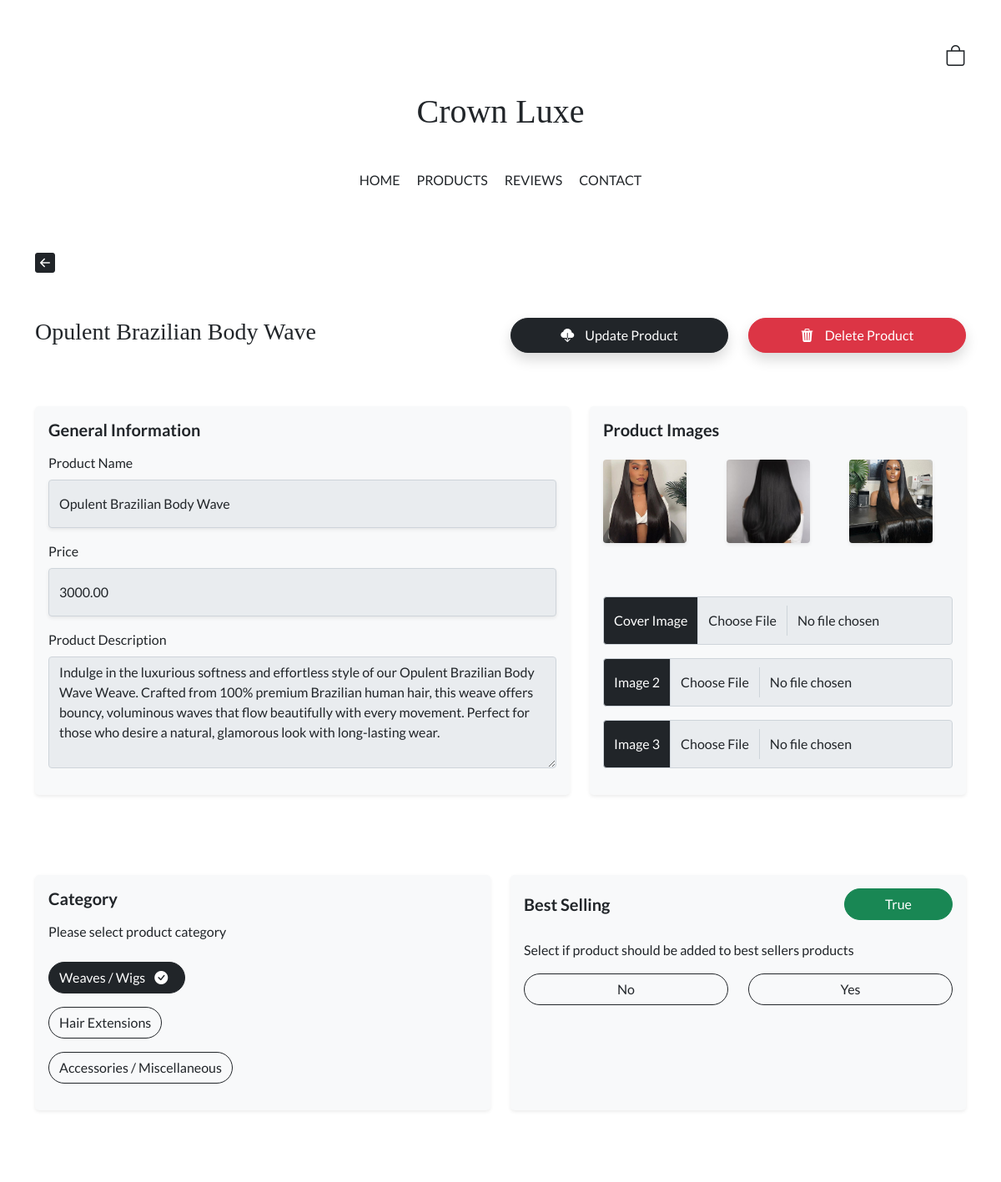
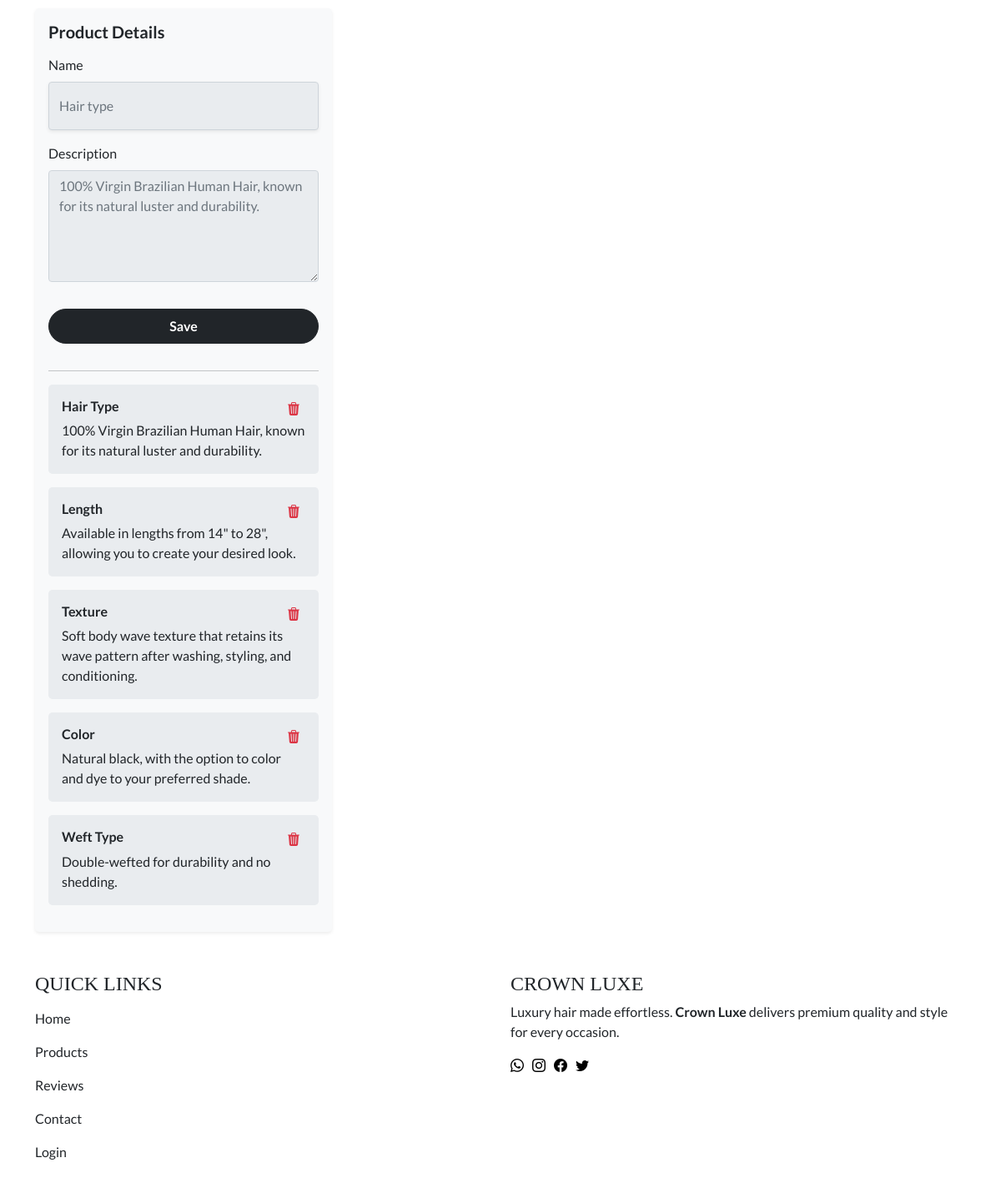
The app's page /dashboard/product/15/edit/ with its own data (2 pictures, top to bottom).
### products/models.py (models this page shows, shortened)
class ProductModel(models.Model):
    name = models.CharField(max_length=200, null=True, blank=True)
    description = models.TextField(blank=True)
    price = models.DecimalField(
        max_digits=30, decimal_places=2, null=True, blank=True)
    sale_price = models.DecimalField(max_digits=10, decimal_places=2, blank=True, null=True)
    available = models.BooleanField(default=True)
    best_sellers = models.BooleanField(default=False)
    product_catalog = models.ForeignKey(ProductCatalogModel, null=True, on_delete=models.CASCADE,
                              blank=True, default=None, related_name='product_catalog')
    product_details = models.ManyToManyField(
        ProductDetailsModel, blank=True, default=None, related_name='product_details')
    cover_image = models.ImageField(
        null=True, blank=True, upload_to='static/images/items')
    image1 = models.ImageField(
        null=True, blank=True, upload_to='static/images/items')
    image2 = models.ImageField(
        null=True, blank=True, upload_to='static/images/items')
    date_created = models.DateTimeField(auto_now_add=True, null=True)

class ProductCatalogModel(models.Model):
    title = models.CharField(max_length=200, null=True, blank=True)
    catalog_image = models.ImageField(
        null=True, blank=True, upload_to='static/images')

class ProductDetailsModel(models.Model):
    title = models.CharField(max_length=200, null=True, blank=True)
    description = models.TextField(blank=True)

### dashboard/views.py (the view, shortened to what this page needs)
# urls.py: path('product/<int:product_id>/edit/',views.NewProductView, name='product_edit'),
def NewProductView(request,product_id=None):
    catalog = ProductCatalogModel.objects.all()
    items = request.session.get('items', [])
    if product_id:
        product = get_object_or_404(ProductModel, id=product_id)
    else:
        product = None
    context = {
        "catalog" : catalog,
        "items" : items,
        "product" : product,
    }
    return render(request,'admin_items/new_product.html',context)

### client/context_processors.py (called while the page is built)
def user_uuid_context_processor(request):
    if request.method == 'POST' and 'submit_user_uuid' in request.POST:
        user_UUID = request.POST.get('user_UUID')
        if user_UUID:
            return {'user_UUID': user_UUID}
    return {}

### dashboard/templates/admin_items/new_product.html (shortened to what this page needs)
{% extends 'client/base.html' %}
{% load static %}
{% block content %}
<section class="container mt-5 mb-4">
  <a href="{% url 'admin-products' %}">
    <i class="bi bi-arrow-left-square-fill back_button"></i>
  </a>
</section>
<form method="POST" autocomplete="off" enctype="multipart/form-data">
  {% if product %}
  <section class="container mt-5">
    <div class="row d-flex align-items-center">
      <div class="col-12 mb-3 col-md-6 d-none d-md-block">
        <h3 class="header_heading">{{product.name}}</h3>
      </div>
      <div class="col-12 col-md-6">
        <div class="row">
          <div class="col-12 col-md-6 mb-3 d-flex justify-content-end">
            <button
              type="submit"
              name="edit_product"
              class="btn btn-dark rounded-pill shadow w-100 py-2"
            >
              <i
                class="bi bi-cloud-download-fill"
                style="margin-right: 10px"
              ></i>
              Update Product
            </button>
          </div>
          <div class="col-12 col-md-6 mb-3 d-flex justify-content-end">
            <button
              type="submit"
              name="delete_product"
              class="btn btn-danger rounded-pill shadow w-100 py-2"
            >
              <i class="bi bi-trash3-fill" style="margin-right: 10px"></i>
              Delete Product
            </button>
          </div>
        </div>
      </div>
    </div>
  </section>
  {% endif %}
  <section class="container mt-5">
    <div class="row">
      <div class="col-12 col-md-6 mb-5 col-lg-7">
        <div class="bg-light rounded-3 shadow-sm p-3 h-100">
          <h5 class="fw-bold mb-3">General Information</h5>
          <div class="mb-3">
            <label for="productName" class="form-label">Product Name</label>
            <input
              type="text"
              class="form-control shadow-sm py-3 form_background"
              id="productName"
              name="productName"
              value="{{product.name}}"
              aria-describedby="productNamehelp"
            />
          </div>
          <div class="mb-3">
            <label for="price" class="form-label">Price</label>
            <input
              type="text"
              class="form-control shadow-sm py-3 form_background"
              id="price"
              name="price"
              value="{{product.price}}"
              aria-describedby="pricehelp"
            />
          </div>
          <div class="mb-3">
            <label for="productDescription" class="form-label"
              >Product Description</label
            >
            <textarea
              class="form-control form_background"
              id="productDescription"
              rows="5"
              name="description"
            >
{{product.description}}</textarea
            >
          </div>
        </div>
      </div>
      <div class="col-12 col-md-6 mb-5 col-lg">
        <div class="bg-light rounded-3 shadow-sm p-3 h-100">
          <h5 class="fw-bold mb-3">Product Images</h5>
          <div class="row mb-5 mt-4">
            {% if product.cover_image %}
            <div class="col-6 col-md-4 mb-3">
              <img
                src="{{product.cover_image.url}}"
                alt=""
                class="admin_product_image shadow-sm rounded"
              />
            </div>
            {% endif %}
            {% if product.image1 %}
            <div class="col-6 col-md-4 mb-3">
              <img
                src="{{product.image1.url}}"
                alt=""
                class="admin_product_image shadow-sm rounded"
              />
            </div>
            {% endif %}
            {% if product.image2 %}
            <div class="col-6 col-md-4 mb-3">
              <img
                src="{{product.image2.url}}"
                alt=""
                class="admin_product_image shadow-sm rounded"
              />
            </div>
            {% endif %}
          </div>
          <div class="input-group mb-3">
            <label
              class="input-group-text bg-dark text-white"
              for="inputGroupFile01"
              >Cover Image</label
            >
            <input
              type="file"
              class="form-control py-3 form_background"
              id="inputGroupFile01"
              name="coverImage"
            />
          </div>
          <div class="input-group mb-3">
            <label
              class="input-group-text bg-dark text-white"
              for="inputGroupFile01"
              >Image 2</label
            >
            <input
              type="file"
              class="form-control py-3 form_background"
              id="inputGroupFile01"
              name="image2"
            />
          </div>
          <div class="input-group mb-3">
            <label
              class="input-group-text bg-dark text-white"
              for="inputGroupFile01"
              >Image 3</label
            >
            <input
              type="file"
              class="form-control py-3 form_background"
              id="inputGroupFile01"
              name="image3"
            />
          </div>
        </div>
      </div>
    </div>
  </section>
  <section class="container mt-5">
    <div class="row">
      <div class="col-12 col-md-6 mb-5">
        <div class="bg-light rounded-3 shadow-sm p-3 h-100">
          <h5 class="fw-bold mb-3">Category</h5>
          <p class="mb-4">Please select product category</p>
          {% for data in catalog %}
          {% if data.id == product.product_catalog.id %}
          <div class="mb-3">
            <label
              class="btn btn-outline-dark rounded-pill"
              for="catalog{{data.id}}"
              >{{data.title}} <i class="bi bi-check-circle-fill px-2"></i
            ></label>
          </div>
          {% else %}
          <div class="mb-3">
            <label
              class="btn btn-outline-dark rounded-pill"
              for="catalog{{data.id}}"
              >{{data.title}}</label
            >
          </div>
          {% endif %}
          {% endfor %}
        </div>
      </div>
      <div class="col-12 col-md-6 mb-5">
        <div class="bg-light rounded-3 shadow-sm p-3 h-100">
          <div class="row d-flex align-items-center mb-4">
            <div class="col">
              <h5 class="fw-bold mb-0">Best Selling</h5>
            </div>
            {% if product.best_sellers %}
            <div class="col d-flex justify-content-end">
              <button class="btn btn-success rounded-pill px-5">
                {{product.best_sellers}}
              </button>
            </div>
            {% endif %}
          </div>
          <p>Select if product should be added to best sellers products</p>
          <div class="row">
            <div class="col">
              <div class="mb-3">
                <label
                  class="btn btn-outline-dark rounded-pill w-100"
                  for="bestNo"
                  >No</label
                >
              </div>
            </div>
            <div class="col">
              <div class="mb-3">
                <label
                  class="btn btn-outline-dark rounded-pill w-100"
                  for="bestYes"
                  >Yes</label
                >
              </div>
            </div>
          </div>
        </div>
      </div>
    </div>
  </section>
</form>
<section class="container mt-5">
  <div class="row">
    <div class="col-12 col-md-6 col-lg-4">
      <div class="bg-light rounded-3 shadow-sm p-3 h-100">
        <h5 class="fw-bold mb-3">Product Details</h5>
        <form
          method="POST"
          hx-post="{% url 'create-details' %}"
          hx-target="#productDetails"
          hx-trigger="submit"
          hx-on="htmx:afterRequest: document.querySelector('#detailsForm').reset();"
          id="detailsForm"
        >
          <div class="mb-3">
            <label for="detailsName" class="form-label">Name</label>
            <input
              type="text"
              class="form-control shadow-sm py-3 form_background"
              id="detailsName"
              placeholder="Hair type"
              name="type"
              aria-describedby="detailsNamehelp"
            />
          </div>
          <div class="mb-3">
            <label for="typeDescription" class="form-label">Description</label>
            <textarea
              class="form-control form_background"
              id="typeDescription"
              rows="5"
              name="detailsDescription"
              placeholder="100% Virgin Brazilian Human Hair, known for its natural luster and durability."
            ></textarea>
          </div>
          <button
            type="submit"
            class="btn btn-dark rounded-pill w-100 my-3 py-2 fw-bold"
          >
            Save
          </button>
        </form>
        <hr class="my-3" />
        <div class="amdin_product_details">
          {% include 'partials/admin_product_partial.html' %}
        </div>
      </div>
    </div>
  </div>
</section>
{% endblock %}

### dashboard/templates/partials/admin_product_partial.html (shortened to what this page needs)
{% if product.product_details %}
<div id="admin_product_partial">
  {% for data in product.product_details.all %}
  <div class="p-3 form_background rounded-3 mb-3">
    <div class="row">
      <div class="col">
        <h6 class="mb-2 fw-bold">{{data.title}}</h6>
      </div>
      <div class="col-2 d-flex justify-content-end">
        <form method="POST">
          <button
            type="submit"
            hx-post="{% url 'remove-object-admin' product.id %}"
            hx-target="#admin_product_partial"
            class="item_btn"
          >
            <i class="bi bi-trash3-fill text-danger delete_item"></i>
          </button>
        </form>
      </div>
    </div>
    <p class="mb-0">{{data.description}}</p>
  </div>
  {% endfor %}
</div>
{% endif %}

### client/templates/client/base.html (style rules this page uses)
:root { --primary_color: #0b0c17; --heading-font: "Playfair Display SC", serif; }
body { font-family: "Lato", sans-serif; font-weight: 400; font-style: normal; }
a { text-decoration: none; color: inherit; }
.header_heading { font-family: var(--heading-font); }
.back_button { font-size: 24px; }

### client/templates/partials/offcanvas_links.html (style rules this page uses)
.header_heading { font-family: var(--heading-font); }

### dashboard/templates/admin_items/new_product.html (style rules this page uses)
.form_background { background-color: #e9ecef; }
.delete_item { cursor: pointer; }
.item_btn { border: 0px; background-color: transparent; }
.admin_product_image { height: 100px; width: 100px; object-fit: cover; }

### records on screen
ProductModel: name "Opulent Brazilian Body Wave", productName "Opulent Brazilian Body Wave", price "3000.00", description "Indulge in the luxurious softness and effortless style of our Opulent Brazilian Body Wave Weave. Crafted from 100% premium Brazilian human hair, this weave offers bouncy, voluminous waves that flow beautifully with every movement. Perfect for those who desire a natural, glamorous look with long-lasting wear.", cover_image (picture), image1 (picture), image2 (picture), best_sellers "True"
ProductCatalogModel: title "Weaves / Wigs"
ProductCatalogModel: title "Hair Extensions"
ProductCatalogModel: title "Accessories / Miscellaneous"
ProductDetailsModel: title "Hair Type", description "100% Virgin Brazilian Human Hair, known for its natural luster and durability."
ProductDetailsModel: title "Length", description "Available in lengths from 14\" to 28\", allowing you to create your desired look."
ProductDetailsModel: title "Texture", description "Soft body wave texture that retains its wave pattern after washing, styling, and conditioning."
ProductDetailsModel: title "Color", description "Natural black, with the option to color and dye to your preferred shade."
ProductDetailsModel: title "Weft Type", description "Double-wefted for durability and no shedding."
